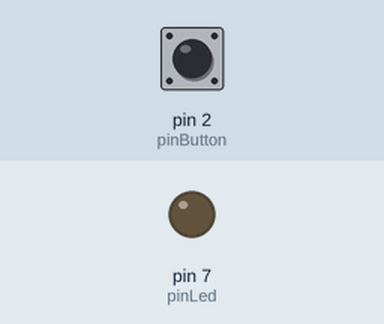
This sketch was run on a simulated Arduino Uno, built with avr-gcc and run on an emulated ATmega328P. Shown: output pins drawn as LEDs (lit = HIGH). Inputs (shaded band) come from the test bench; at power-on: pin 2 (pinButton) LOW. What the sketch prints to the serial monitor is not drawn.

Above: at 2.8 s.
2.9 s: pin 2 (pinButton) pulled HIGH for 1.2 s
At 3.7 s:
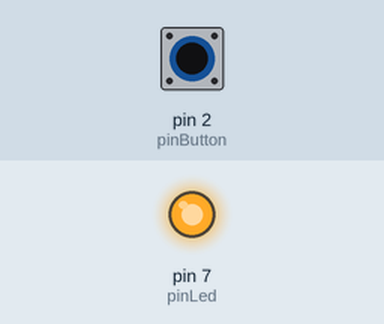
6.5 s: pin 2 (pinButton) pulled HIGH for 3.2 s
At 11.4 s:
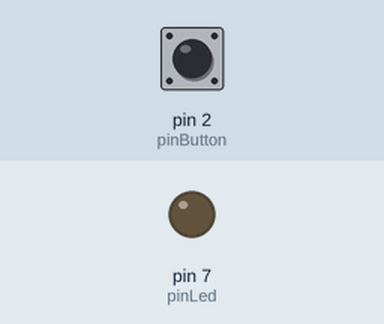
Timing chart, 0 to 12.9 s (numbered marks = the images above; inputs shaded):
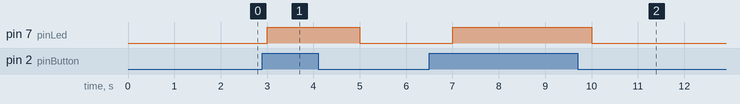

Measured:
- after the input at 2.9 s, pin 7 (pinLed): LOW → HIGH after 0.10 s, → LOW 2.0 s later
- after the input at 6.5 s, pin 7 (pinLed): LOW → HIGH after 0.50 s, → LOW 3.0 s later

The sketch:

Grove_Button.ino
```cpp
// demo of Grove - Starter V2.0
// Loovee  2013-3-10
// this demo will show you how to use Grove - Button to control a LED
// when the button was pressed, the led will on
// otherwise led off
// Grove - Button connect to D3
// Grove - LED connect to D7

const int pinButton = 2;                        // pin of button define here
const int pinLed    = 7;                        // pin of led define here

void setup()
{
    pinMode(pinButton, INPUT);                  // set button INPUT
    pinMode(pinLed, OUTPUT);
Serial.begin(9600);    // set led OUTPUT
}

void loop()
{
    if(digitalRead(pinButton))                     // when button is pressed
    {
        digitalWrite(pinLed, HIGH);
        Serial.write("1");

        // led on
    }
    else
    {
        digitalWrite(pinLed, LOW);
        Serial.write("0");

    }

    delay(1000);
}
```
